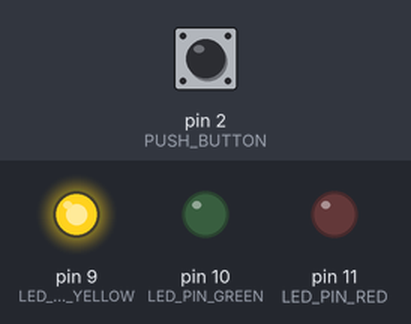
A sketch run on a simulated Arduino Uno, built with avr-gcc and run on an emulated ATmega328P. Parts: output pins drawn as LEDs (lit = HIGH). Dashed ring = blinking. The test bench sets the inputs (shaded band); at power-on: pin 2 (PUSH_BUTTON) HIGH.

Above: at 1.2 s.
1.3 s: pin 2 (PUSH_BUTTON) pulled LOW for 1 s
At 1.45 s:
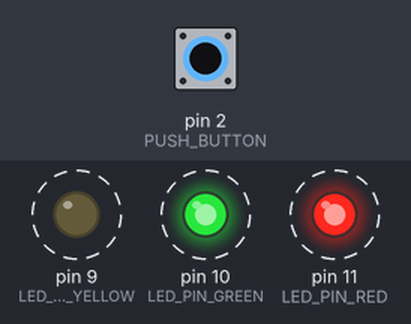
3.8 s: pin 2 (PUSH_BUTTON) pulled LOW for 3.2 s
At 8.3 s:
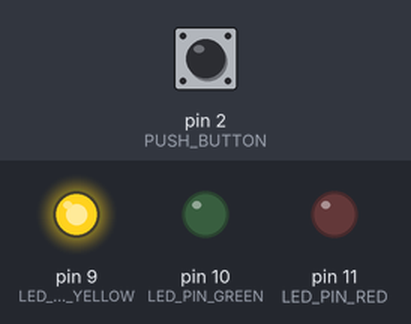
Timing chart, 0 to 9.8 s (numbered marks = the images above; inputs shaded):
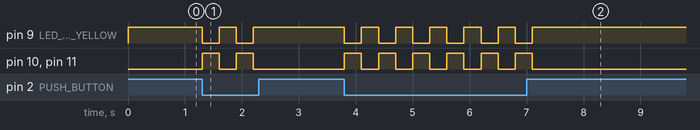

The sketch:

sketch_3_led_button_2.ino
```cpp
#define LED_PIN_RED 11
#define LED_PIN_YELLOW 9
#define LED_PIN_GREEN 10
#define PUSH_BUTTON 2


void setup() {
  pinMode(LED_PIN_RED, OUTPUT);
  pinMode(LED_PIN_YELLOW, OUTPUT);
  pinMode(LED_PIN_GREEN, OUTPUT);

  pinMode(PUSH_BUTTON, INPUT);
}

void loop() {


  if (digitalRead(PUSH_BUTTON) == LOW ) {
    digitalWrite(LED_PIN_RED, HIGH);
    digitalWrite(LED_PIN_GREEN, HIGH);
    digitalWrite(LED_PIN_YELLOW, LOW);
    delay(300);

    digitalWrite(LED_PIN_RED, LOW);
    digitalWrite(LED_PIN_GREEN, LOW);
    digitalWrite(LED_PIN_YELLOW, HIGH);
    delay(300);
  } else {
    digitalWrite(LED_PIN_RED, LOW);
    digitalWrite(LED_PIN_GREEN, LOW);
    digitalWrite(LED_PIN_YELLOW, HIGH);
  }
}
```

Measured:
- after the input at 1.3 s, pin 9 (LED_PIN_YELLOW): alternates HIGH for 0.30 s and LOW for 0.30 s, 4 changes in all, then stays HIGH, starting at once; pin 10 (LED_PIN_GREEN), pin 11 (LED_PIN_RED): alternates HIGH for 0.30 s and LOW for 0.30 s, 4 changes in all, then stays LOW, starting at once
- after the input at 3.8 s, pin 9 (LED_PIN_YELLOW): alternates HIGH for 0.30 s and LOW for 0.30 s, 12 changes in all, then stays HIGH, starting at once; pin 10 (LED_PIN_GREEN), pin 11 (LED_PIN_RED): alternates HIGH for 0.30 s and LOW for 0.30 s, 12 changes in all, then stays LOW, starting at once
